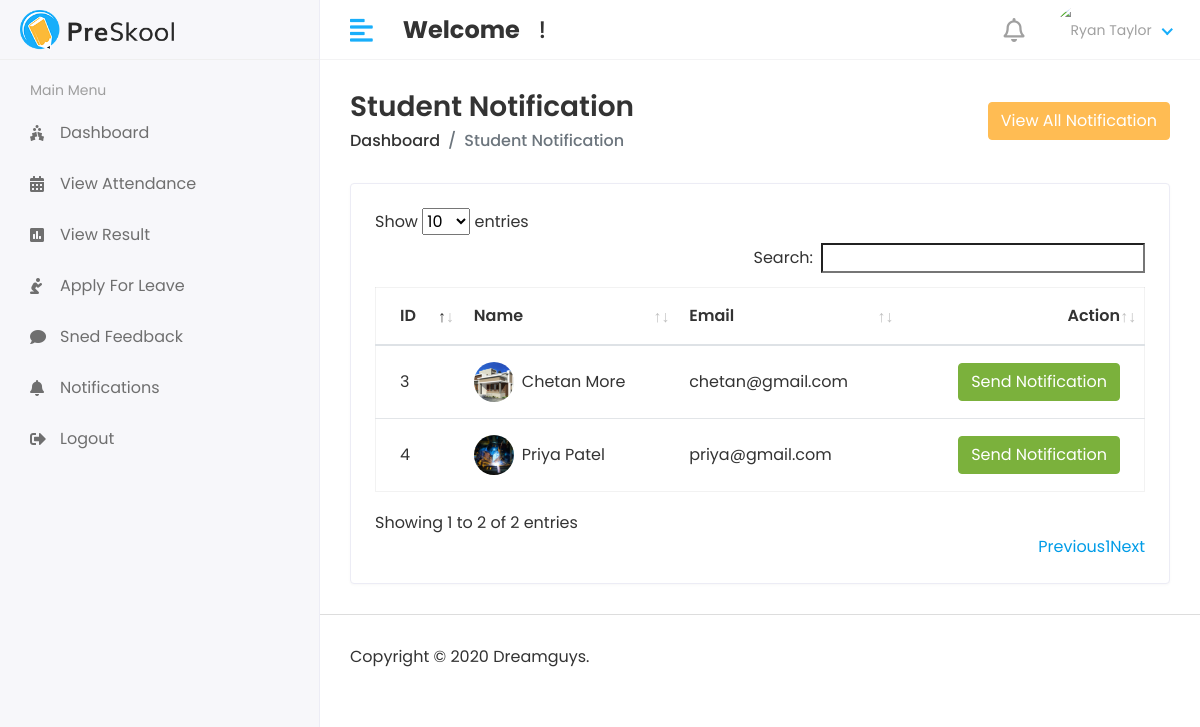
Screenshot of /Hod/Student/Send_notification with the database file from the repository.
### app/models.py (models this page shows, shortened)
class Student(models.Model):
    admin = models.OneToOneField(CustomUser, on_delete=models.CASCADE)
    address = models.TextField()
    gender = models.CharField(max_length=100)
    course_id = models.ForeignKey(Course, on_delete=models.DO_NOTHING)
    session_year_id = models.ForeignKey(Session_Year, on_delete=models.DO_NOTHING)
    created_at = models.DateTimeField(auto_now_add=True)
    updated_at = models.DateTimeField(auto_now_add=True)

class CustomUser(AbstractUser):
    USER = (
        (1, 'HOD'),
        (2, 'STAFF'),
        (3, 'STUDENT'),
    )
    user_type = models.CharField(choices=USER, max_length=50, default=1)
    profile_pic = models.ImageField(upload_to='media/profile_pic')

### student_management_system/Hod_views.py (the view)
# urls.py: path('Hod/Student/Send_notification', Hod_views.STUDENT_SEND_NOTIFICATION,
def STUDENT_SEND_NOTIFICATION(request):
    student = Student.objects.all()
    notification = Student_Notification.objects.all()
    context = {
        'student': student,
        'notification': notification,
    }
    return render(request, 'Hod/student_notification.html', context)

### templates/Hod/student_notification.html (shortened to what this page needs)
{% extends 'base.html' %}
{% block content %}
<div class="content container-fluid">
    <div class="page-header">
        <div class="row align-items-center">
            <div class="col">
                <h3 class="page-title">Student Notification</h3>
                <ul class="breadcrumb">
                    <li class="breadcrumb-item"><a href="index.html">Dashboard</a></li>
                    <li class="breadcrumb-item active">Student Notification</li>
                </ul>
            </div>
            <div class="col-auto text-right float-right ml-auto">
                <button type="button" class="btn btn-primary" data-toggle="modal" data-target="#exampleModalCenter">
                    View All Notification
                </button>
            </div>
        </div>
    </div>
    <div class="row">
        <div class="col-sm-12">
            <div class="card card-table">
                <div class="card-body">
                    <div class="table-responsive">
                        <table id="table_id" class="table table-hover table-center mb-0">
                            <thead>
                            <tr>
                                <th>ID</th>
                                <th>Name</th>
                                <th>Email</th>
                                <th class="text-right">Action</th>
                            </tr>
                            </thead>
                            <tbody>
                            {% for i in student %}
                            <tr>
                                <td>{{i.id}}</td>
                                <td>
                                    <h2 class="table-avatar">
                                        <a href="student-details.html" class="avatar avatar-sm mr-2"><img
                                                class="avatar-img rounded-circle"
                                                src="/{{i.admin.profile_pic}}" alt="User Image"></a>
                                        <a href="student-details.html">{{i.admin.first_name}} {{i.admin.last_name}}</a>
                                    </h2>
                                </td>
                                <td>{{i.admin.email}}</td>
                                <td class="text-right">
                                    <div class="actions">
                                        <button type="button" class="btn btn-success" data-toggle="modal"
                                                data-target="#sendnotification-{{forloop.counter}}">
                                            Send Notification
                                        </button>
                                    </div>
                                </td>
                            </tr>
                            {% endfor %}
                            </tbody>
                        </table>
                    </div>
                </div>
            </div>
        </div>
    </div>
</div>
{% endblock %}

### static/assets/css/style.css (style rules this page uses)
html { height: 100%; }
body { background-color: #fff; color: #333; font-family: 'Poppins', sans-serif; font-size: 1rem; height: 100%; line-height: 1.5; overflow-x: hidden; }
h1, h2, h3, h4, h5, h6 { font-family: 'Poppins', sans-serif; margin-top: 0; }
a { color: #009ce7; }
input, button, a { transition: all 0.4s ease; -moz-transition: all 0.4s ease; -o-transition: all 0.4s ease; -ms-transition: all 0.4s ease; -webkit-transition: all 0.4s ease; }
input, input:focus, button, button:focus { outline: none; }
ul, ol { padding: 0px; list-style: none; }
.table { color: #333; max-width: 100%; margin-bottom: 0; width: 100%; }
.table.dataTable { border-collapse: collapse !important; border: 1px solid rgba(0, 0, 0, 0.05); }
table.table td h2 { display: inline-block; font-size: inherit; font-weight: 400; margin: 0; padding: 0; vertical-align: middle; }
table.table td h2.table-avatar { align-items: center; display: inline-flex; font-size: inherit; font-weight: 400; margin: 0; padding: 0; vertical-align: middle; white-space: nowrap; }
table.table td h2 a { color: #333; }
.table thead tr th { font-weight: 600; }
.table tbody tr { border-bottom: 1px solid rgba(0, 0, 0, 0.05); }
.table.table-center td, .table.table-center th { vertical-align: middle; }
.card-table .card-body .table > thead > tr > th { border-top: 0; }
.card-table .card-body .table tr td:first-child, .card-table .card-body .table tr th:first-child { padding-left: 1.5rem; }
.card-table .card-body .table tr td:last-child, .card-table .card-body .table tr th:last-child { padding-right: 1.5rem; }
.card-table .table td, .card-table .table th { border-top: 1px solid #e2e5e8; padding: 1rem 0.75rem; white-space: nowrap; }
.btn-primary { background-color: #FFBC53; border: 1px solid #FFBC53; }
.btn-success { background-color: #7bb13c; border: 1px solid #7bb13c }
.card { border: 1px solid #ececf5; box-shadow: 0 1px 3px 0 rgba(0, 0, 0, 0.03); margin-bottom: 1.875rem; }
.card-body { padding: 1.5rem; }
.avatar { position: relative; display: inline-block; width: 3rem; height: 3rem }
.avatar > img { width: 100%; height: 100%; -o-object-fit: cover; object-fit: cover; }
.avatar-sm { width: 2.5rem; height: 2.5rem; }
.page-wrapper > .content { padding: 1.875rem 1.875rem 0; }
.page-header { margin-bottom: 1.875rem; }
.page-header .breadcrumb { background-color: transparent; color: #6c757d; font-size: 1rem; font-weight: 500; margin-bottom: 0; padding: 0; }
.page-header .breadcrumb a { color: #333; }
.page-title { font-size: 28px; font-weight: 600; color: #333; margin-bottom: 5px; }

### rows the page displays
Student: id "3", admin.profile_pic (picture), admin.first_name "Chetan", admin.last_name "More", admin.email "chetan@gmail.com"
Student: id "4", admin.profile_pic (picture), admin.first_name "Priya", admin.last_name "Patel", admin.email "priya@gmail.com"
